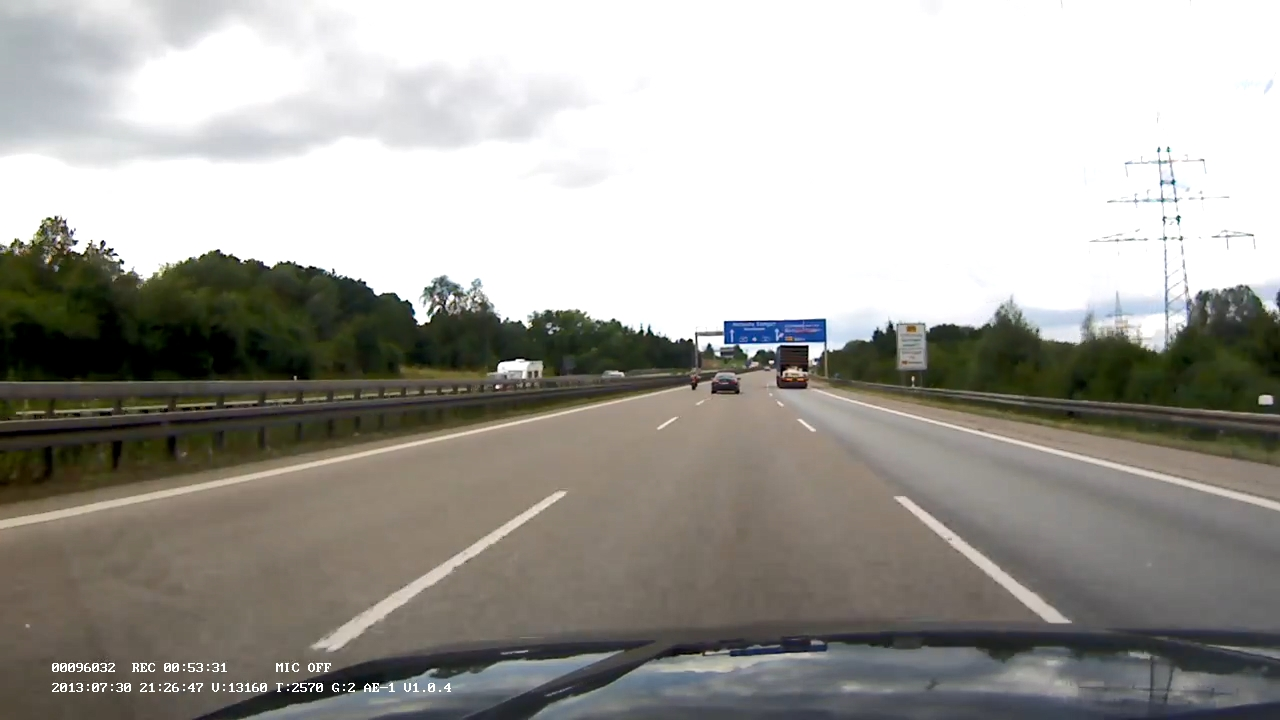
#> input picture 2.jpg, 1280 x 720 px; its folder holds only this picture in this run
$ python -i classes.py   (imports and definitions only)   (older library calls are emulated)
#> lines starting #> are read from the running program, lines starting #| are printed output that depends on the picture; after the words box and inside, x2 and y2 are one past the last pixel; in counts of white or black regions, pixels touching at a corner belong together
#> further down, picture is the input picture: shape (720, 1280, 3); mean B, G, R 154.5, 160.2, 162
'''
classes
'''

import os
import cv2
import numpy as np
'''
class Calib:
    def __init__(self):
        self.matrix() = np.array([])

    def get_matrix(self, chk_brd_img):
        pass
'''
# camera calibration
class Calib:
    # [38 lines left out: functions __init__, calibration, not called in this run]

    def undistort(self, img):
        return cv2.undistort(img, self.mtx, self.dist, None, self.mtx)

# image preprocessing
class Mask:
    def __init__(self):
        self.img_resize = (1280, 720)

        self.Y_img_thresh = 100
        self.Cr_img_thresh = 120
        self.S_img_thresh = 180

        self.ksize = 3
        self.sobel_x_thresh = (50, 100)
        self.sobel_y_thresh = (170, 200)
        self.mag_thresh = (60, 250)
        self.ori_thresh = (0.77, 1.2)
    '''
    def get_roi(img, vertices):
        height, width = img.shape[:2]
        mask = np.zeros((height, width), dtype = np.uint8)
        cv2.fillPoly(mask, [vertices], 255)
        ROI = cv2.bitwise_and(img, img, mask = mask)

        return ROI, mask
    '''
    def grad_filtering(self, x_grad, y_grad, mag_thresh, ori_thresh):
            # magnitude of gradients
            gradient_magnitude = np.sqrt(x_grad**2 + y_grad**2)
            normalized_gradient_magnitude = cv2.normalize(gradient_magnitude, None, cv2.NORM_MINMAX).astype(np.uint8)

            # orientation of gradients
            gradient_orientation = np.arctan2(np.abs(y_grad), np.abs(x_grad))

            # thresholding
            thresholded_magnitude = cv2.inRange(normalized_gradient_magnitude, mag_thresh[0], mag_thresh[1])
            thresholded_orientation = cv2.inRange(gradient_orientation, ori_thresh[0], ori_thresh[1])

            result = cv2.bitwise_and(thresholded_magnitude, thresholded_orientation)

            return result

    def img_preprocessing(self, img):
        img = cv2.resize(img, self.img_resize)
        height, width = img.shape[:2]
#> height = 720; width = 1280

        Y_img, Cr_img, _ = cv2.split(cv2.cvtColor(img, cv2.COLOR_BGR2YCrCb))
        _, _, S_img = cv2.split(cv2.cvtColor(img, cv2.COLOR_BGR2HLS))
        Y_ = Y_img.copy()

        # contrast enhencement: thresholding + normalization
        Y_img[Y_img <= self.Y_img_thresh] = self.Y_img_thresh
        Cr_img[Cr_img <= self.Cr_img_thresh] = self.Cr_img_thresh
#> Cr_img: shape (720, 1280); min 120, max 158, mean 129.4
        S_img[S_img <= self.S_img_thresh] = self.S_img_thresh

        Y_img_normalized = cv2.normalize(Y_img, None, 0, 255, cv2.NORM_MINMAX)
        Cr_img_normalized = cv2.normalize(Cr_img, None, 0, 255, cv2.NORM_MINMAX)
        S_img_normalized = cv2.normalize(S_img, None, 0, 255, cv2.NORM_MINMAX)

        Cr_img_normalized[Y_ < 50] = 0
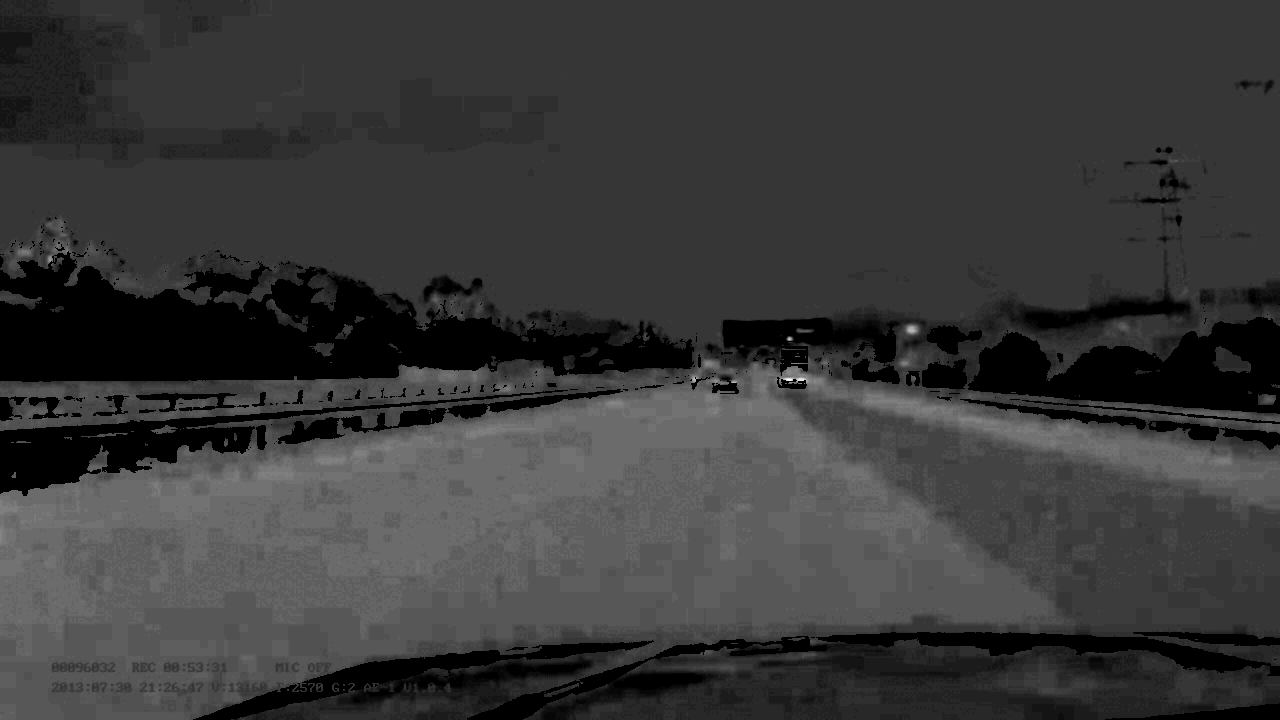
#> Cr_img_normalized: shape (720, 1280); min 0, max 255, mean 57.4
        S_img_normalized[Y_ < 50] = 0 # Shadow shows high saturation
#> S_img_normalized: shape (720, 1280); min 0, max 255, mean 3.2

        # mask from gradient information
        x_grad_Y = cv2.Sobel(Y_img_normalized, cv2.CV_32F, 1, 0, ksize = self.ksize)
        y_grad_Y = cv2.Sobel(Y_img_normalized, cv2.CV_32F, 0, 1, ksize = self.ksize)

        x_grad_Cr = cv2.Sobel(Cr_img_normalized, cv2.CV_32F, 1, 0, ksize = self.ksize)
        y_grad_Cr = cv2.Sobel(Cr_img_normalized, cv2.CV_32F, 0, 1, ksize = self.ksize)

        x_grad_S = cv2.Sobel(S_img_normalized, cv2.CV_32F, 1, 0, ksize = self.ksize)
        y_grad_S = cv2.Sobel(S_img_normalized, cv2.CV_32F, 0, 1, ksize = self.ksize)
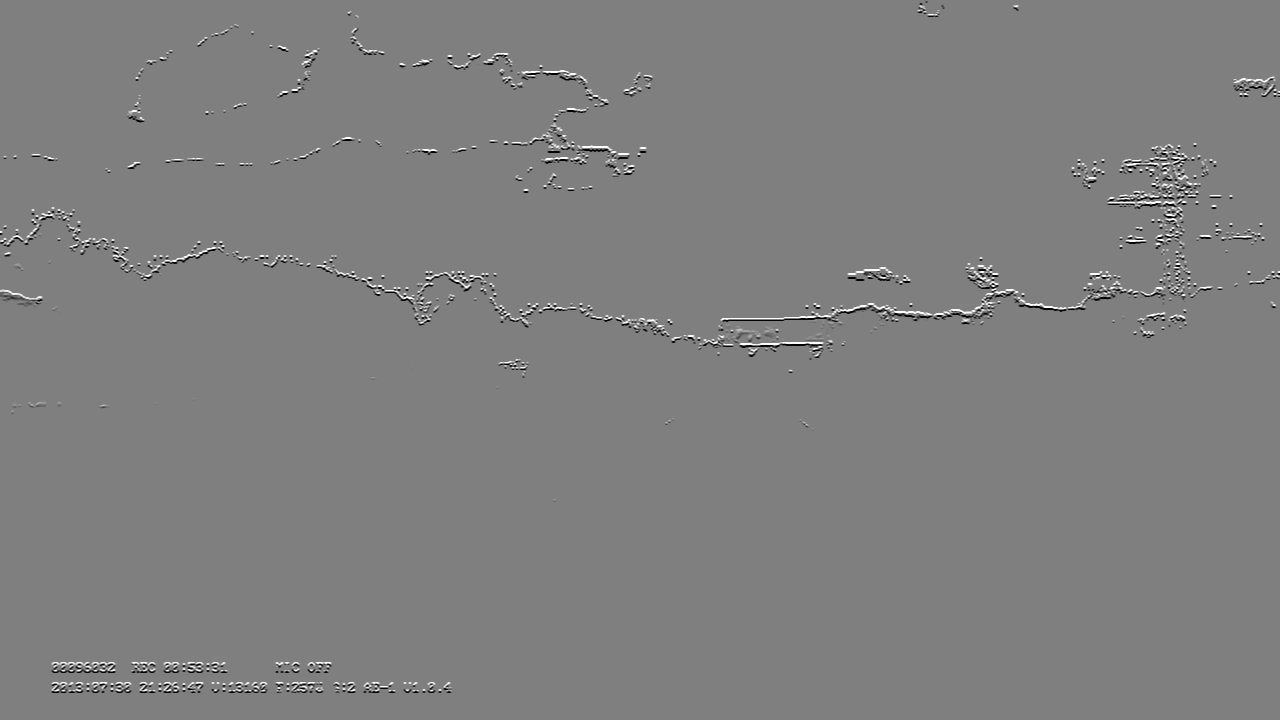
#> y_grad_S: shape (720, 1280) float32; min -1020, max 1020, mean 0; drawn with min black and max white

        x_grad_Y_abs = np.abs(x_grad_Y)
        y_grad_Y_abs = np.abs(y_grad_Y)

        x_grad_Cr_abs = np.abs(x_grad_Cr)
        y_grad_Cr_abs = np.abs(y_grad_Cr)

        x_grad_S_abs = np.abs(x_grad_S)
        y_grad_S_abs = np.abs(y_grad_S)

        x_grad_Y_normalized = cv2.normalize(x_grad_Y_abs, None, 0, 255, cv2.NORM_MINMAX)
        y_grad_Y_normalized = cv2.normalize(y_grad_Y_abs, None, 0, 255, cv2.NORM_MINMAX)

        x_grad_Cr_normalized = cv2.normalize(x_grad_Cr_abs, None, 0, 255, cv2.NORM_MINMAX)
        y_grad_Cr_normalized = cv2.normalize(y_grad_Cr_abs, None, 0, 255, cv2.NORM_MINMAX)

        x_grad_S_normalized = cv2.normalize(x_grad_S_abs, None, 0, 255, cv2.NORM_MINMAX)
        y_grad_S_normalized = cv2.normalize(y_grad_S_abs, None, 0, 255, cv2.NORM_MINMAX)

        x_grad_Y_mask = cv2.inRange(x_grad_Y_normalized, self.sobel_x_thresh[0], self.sobel_x_thresh[1])
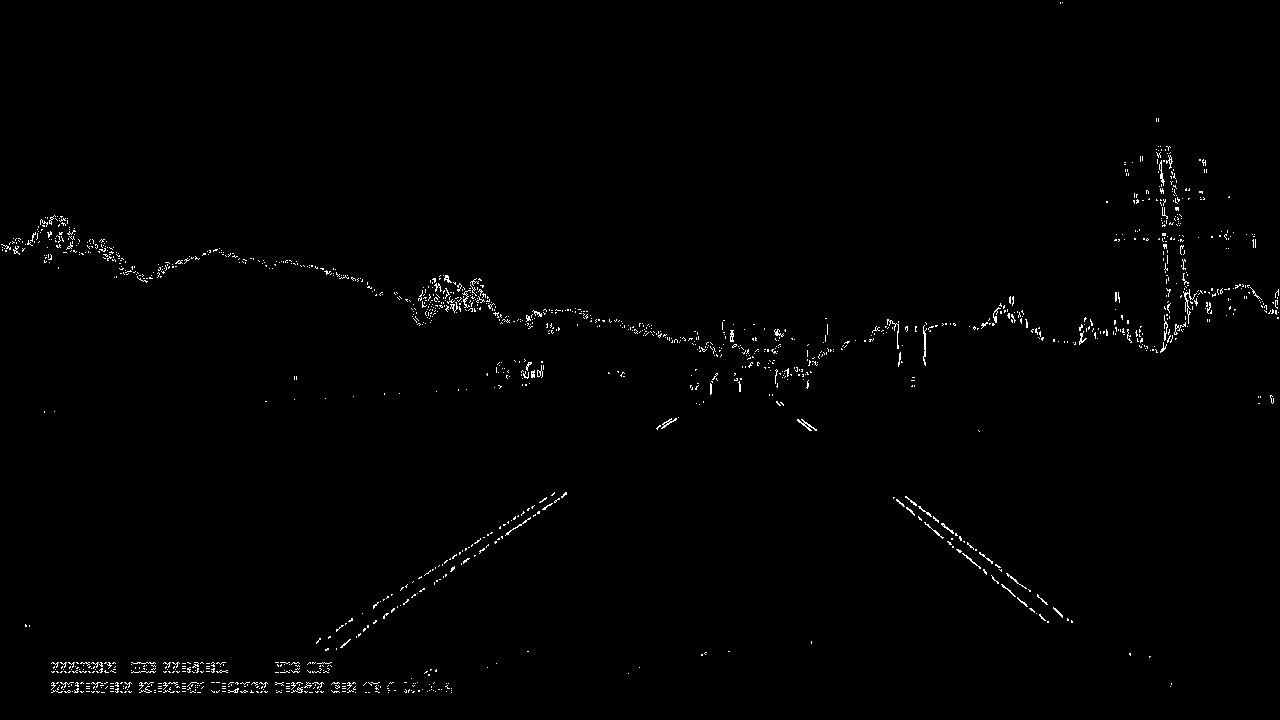
#> x_grad_Y_mask: shape (720, 1280); 0.84% white in thin lines or dots
        y_grad_Y_mask = cv2.inRange(y_grad_Y_normalized, self.sobel_y_thresh[0], self.sobel_y_thresh[1])
#> y_grad_Y_mask: shape (720, 1280); 0.2% white in thin lines or dots, all inside (x1, y1, x2, y2) = (0, 146, 1269, 693)

        x_grad_Cr_mask = cv2.inRange(x_grad_Cr_normalized, self.sobel_x_thresh[0], self.sobel_x_thresh[1])
#> x_grad_Cr_mask: shape (720, 1280); 0.54% white in thin lines or dots, all inside (x1, y1, x2, y2) = (1, 148, 1278, 720)
        y_grad_Cr_mask = cv2.inRange(y_grad_Cr_normalized, self.sobel_y_thresh[0], self.sobel_y_thresh[1])
#> y_grad_Cr_mask: shape (720, 1280); 0% white in thin lines or dots, all inside (x1, y1, x2, y2) = (732, 340, 804, 384)

        x_grad_S_mask = cv2.inRange(x_grad_S_normalized, self.sobel_x_thresh[0], self.sobel_x_thresh[1])
#> x_grad_S_mask: shape (720, 1280); 1.2% white in thin lines or dots
        y_grad_S_mask = cv2.inRange(y_grad_S_normalized, self.sobel_y_thresh[0], self.sobel_y_thresh[1])
#> y_grad_S_mask: shape (720, 1280); 0.69% white in thin lines or dots

        Y_filtered_mask = self.grad_filtering(x_grad = x_grad_Y, y_grad = y_grad_Y, mag_thresh = self.mag_thresh, ori_thresh = self.ori_thresh)
#> in grad_filtering, `normalized_gradient_magnitude = cv2.normalize(gradient_magnitude, None..`: normalized_gradient_magnitude: shape (720, 1280); every value is 0
#> in grad_filtering, `thresholded_orientation = cv2.inRange(gradient_orientation, ori_thresh..`: thresholded_orientation: shape (720, 1280); 11.7% white in thin lines or dots
        Cr_filtered_mask = self.grad_filtering(x_grad = x_grad_Cr, y_grad = y_grad_Cr, mag_thresh = self.mag_thresh, ori_thresh = self.ori_thresh)
#> in grad_filtering (call 2), `thresholded_orientation = cv2.inRange(gradient_orientation, ori_thresh..`: thresholded_orientation: shape (720, 1280); 10.4% white in thin lines or dots
        S_filtered_mask = self.grad_filtering(x_grad = x_grad_S, y_grad = y_grad_S, mag_thresh = self.mag_thresh, ori_thresh = self.ori_thresh)
#> call 3 of grad_filtering, with mag_thresh = (60, 250), ori_thresh = (0.77, 1.2)
#> in grad_filtering (call 3), `thresholded_orientation = cv2.inRange(gradient_orientation, ori_thresh..`:
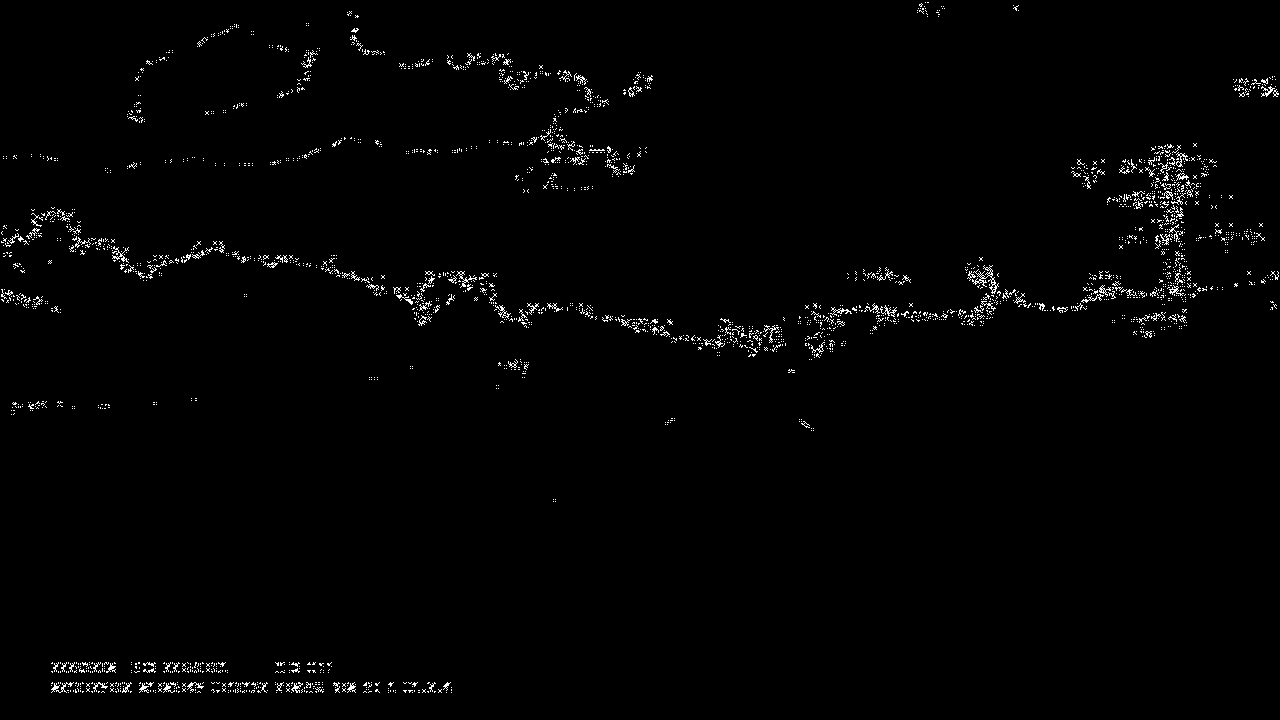
#> thresholded_orientation: shape (720, 1280); 1.3% white in thin lines or dots

        Y_mask = np.zeros_like(Y_img, dtype = np.uint8)
        Cr_mask = np.zeros_like(Cr_img, dtype = np.uint8)
        S_mask = np.zeros_like(S_img, dtype = np.uint8)

        Y_mask[(x_grad_Y_mask != 0) | (y_grad_Y_mask != 0) | (Y_filtered_mask != 0)] = 255
        Cr_mask[(x_grad_Cr_mask != 0) | (y_grad_Cr_mask != 0) | (Cr_filtered_mask != 0)] = 255
        S_mask[(x_grad_S_mask != 0) | (y_grad_S_mask != 0) | (S_filtered_mask != 0)] = 255

        grad_mask = cv2.bitwise_or(Y_mask, S_mask)
        grad_mask = cv2.bitwise_and(grad_mask, Y_mask) + cv2.bitwise_and(grad_mask, S_mask)

        # mask from color information
        color_mask = np.zeros_like(grad_mask)
        color_mask[(Y_img_normalized >= np.percentile(Y_img_normalized, 99)) | \
                   (Cr_img_normalized >= np.percentile(Cr_img_normalized, 99))| \
                   (S_img_normalized >= 200)] = 255

        grad_mask[height - max(height//9,1):, :] = 0
        color_mask[height - max(height//9,1):, :] = 0

        return grad_mask, color_mask

    # [6 lines left out: function combine, not called in this run]

# Lane detection
class Lane:
    # [424 lines left out: functions __init__, set_src, set_dst, set_perspective_matrix, get_hist_info, init_lane_center_point and 6 more, not called in this run]


>>> import cv2
>>> picture = cv2.imread('2.jpg')
>>> result = Mask().img_preprocessing(picture)
